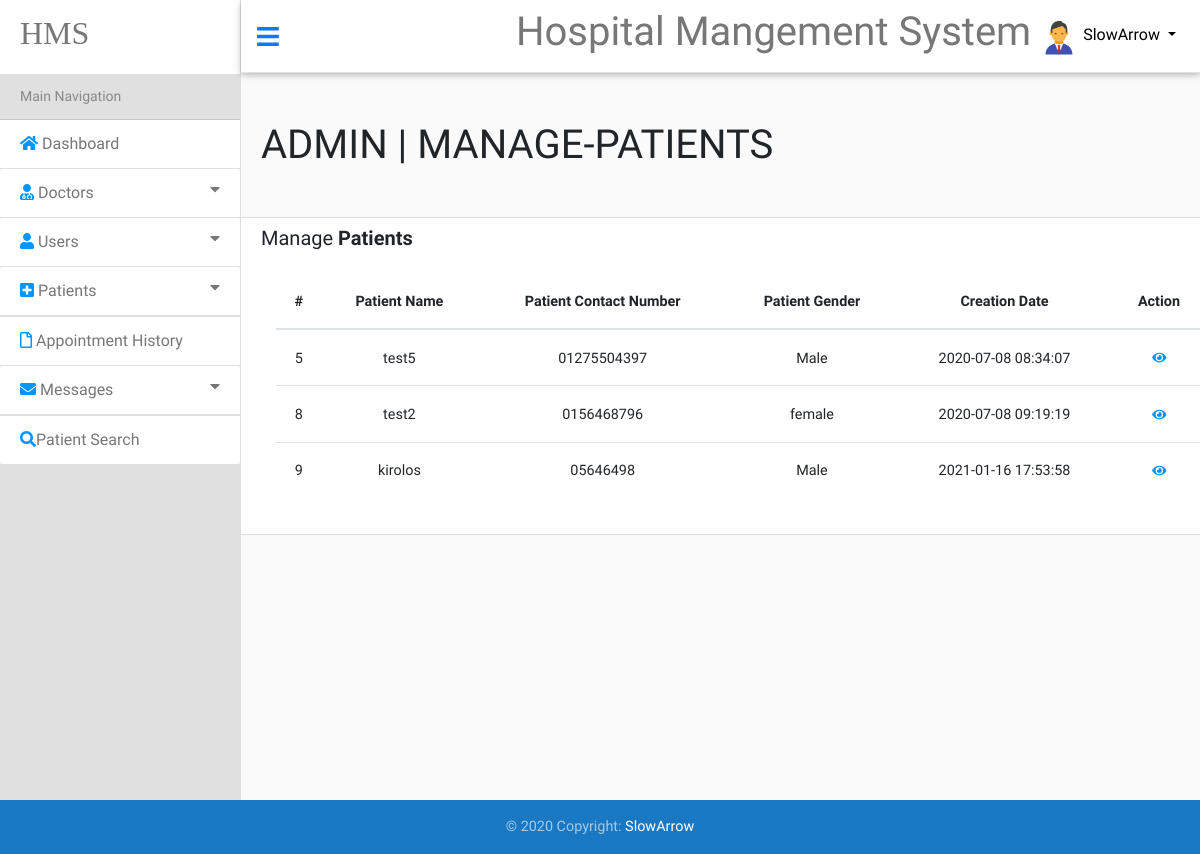
The page /System/Admin/Manage-Patients.php (signed in) on the database its author committed.
### tables this page shows
CREATE TABLE `patients` (
  `ID` int(11) NOT NULL,
  `Doc_ID` int(11) NOT NULL,
  `Patient_Name` varchar(255) NOT NULL,
  `Patient_Contact` varchar(255) NOT NULL,
  `Patient_Email` varchar(255) NOT NULL,
  `Patient_Gender` tinyint(1) NOT NULL,
  `Patient_Address` varchar(255) NOT NULL,
  `Patient_Age` int(11) NOT NULL,
  `Patient_mHistory` text NOT NULL,
  `Creation_Date` datetime NOT NULL
);

### System/Class/Helper.php (called while the page is built, shortened)
<?php
    class Helper{
        public function getPageName(){
            $curPageName = substr($_SERVER["SCRIPT_NAME"],strrpos($_SERVER["SCRIPT_NAME"],"/")+1);
            $curPageName = substr($curPageName,0,strpos($curPageName,"."));
            return $curPageName;
        }
    }
    $helper = new Helper();
?>

### System/Admin/Database/Connection.php (called while the page is built, shortened)
<?php
    class Connection{
        function __construct($dbName = "Hospital_Mangement_System", $host = "localhost", $username = 'root', $pass = 'root', $options = []){
            try{
                $this->con = new PDO("mysql:host={$host};dbname={$dbName};charset=utf8",$username,$pass,$options);
            } catch(PDOException $e){
                throw new Exception($e->getMessage());
            }
        }
    }
?>

### System/Class/Patient.php (called while the page is built, shortened)
<?php
    require_once 'Database/Database.php';
    class Patient extends Database{
        public function getPatients(){
            $sql = "SELECT * FROM Patients";
            return $this->getRows($sql);
        }
    }
    $patient = new Patient();
?>

### System/Admin/Database/Database.php (called while the page is built, shortened)
<?php
    require_once "Connection.php";
    class Database extends Connection{
        public function getRows($sql,$para=[]){
            try{
                $stmt = $this->con->prepare($sql);
                $stmt->execute($para);
                return $stmt->fetchAll();
            } catch(PDOException $e){
                throw new Exception($e->getMessage());
            }
        }
    }

### System/Admin/Manage-Patients.php (the view, shortened to what this page needs)
<?php
    include "init.php";
    if(isset($_SESSION['Admin'])){
        include "../Class/Patient.php";
        $page = isset($_GET['page']) ? $_GET['page'] : "manage";
        if($page == "manage"){
?>
            <div class='userPage'>
                <h1>ADMIN | <?php echo strtoupper($helper->getPageName()); ?></h1>
                <div class='DashboardBox'>
                <p style="margin:5px 20px;font-size:20px">Manage <span style='font-weight:bold'>Patients</span></p>
                    <div class='container Appointment'>
                        <div class='table-responsive'>
                        <table class='table table-hover'>
                            <thead>
                                <tr>
                                    <th scope='col'>#</th>
                                    <th scope='col'>Patient Name</th>
                                    <th scope='col'>Patient Contact Number</th>
                                    <th scope='col'>Patient Gender</th>
                                    <th scope='col'>Creation Date</th>
                                    <th scope='col'>Action</th>
                                </tr>
                            </thead>
                            <tbody>
                                <?php
                                    foreach($patient->getPatients() as $data){
                                        echo "<tr>";
                                            echo "<td>".$data['ID']."</td>";
                                            echo "<td>".$data['Patient_Name']."</td>";
                                            echo "<td>".$data['Patient_Contact']."</td>";
                                            echo "<td>";
                                                echo $data['Patient_Gender']==0?"Male" : "female";
                                            echo"</td>";
                                            echo "<td>".$data['Creation_Date']."</td>";
                                            echo "<td>";
                                                echo "<a href='?page=view&id=".$data['ID']."'><i class='fa fa-eye' style='color:#0095FF;font-size:13px'><i>";
                                            echo "</td>";
                                        echo "</tr>";
                                    }
                                ?>
                            </tbody>
                        </table>
                        </div>
                    </div>
                </div>
            </div>
        </div>
        </div>
    <?php
        } else if($page == 'view'){
            $id = isset($_GET['id']) ? intval($_GET['id']) : -1;
            if(!$patient->getSpecificData($id)){
                echo "<h1 class='text-center' style='font-size:55px'>Error 404 :(</h1>";
                $helper->redirect("Dashboard.php",2);
            }
            $patientData = $patient->getSpecificData($id);
            include "../Class/medicalHistory.php";
            if($_SERVER['REQUEST_METHOD']=='POST'){
                $bp         = filter_var($_POST['bp'],FILTER_SANITIZE_STRING);
                $bs         = filter_var($_POST['bs'],FILTER_SANITIZE_STRING);
                $weight     = filter_var($_POST['weight'],FILTER_SANITIZE_STRING);
                $bt         = filter_var($_POST['bt'],FILTER_SANITIZE_STRING);
                $Pscp       = filter_var($_POST['Prescription'],FILTER_SANITIZE_STRING);
                if($MH->addMedical($id,$bp,$bs,$weight,$bt,$Pscp)){
                    $success = true;
                }
            }
            ?>
            <div class='userPage'>
                <h1>ADMIN | <?php echo strtoupper($helper->getPageName()); ?></h1>
                <div class='DashboardBox'>
                    <div class='container'>
                        <h5>Manage Patient</h5>
                        <?php if(isset($success)) echo "<p style='color:green'>Medical History Added Succesfully</p>"; ?>
                        <table class="manage-table table table-bordered">
                            <tr class='text-center'>
                                <td colspan="4" style="font-size:20px">Patient Details</td>
                            </tr>
                            <tr>
                            <th>Patient Name</th>
                            <td><?php echo $patientData['Patient_Name']; ?></td>
                            <th>Patient Email</th>
                            <td><?php echo $patientData['Patient_Email']; ?></td>
                        </tr>
                        <tr>
                            <th>Patient Mobile Number</th>
                            <td><?php echo $patientData['Patient_Contact']; ?></td>
                            <th>Patient Address</th>
                            <td><?php echo $patientData['Patient_Address']; ?></td>
                        </tr>
                            <tr>
                            <th>Patient Gender</th>
                            <td><?php echo $patientData['Patient_Gender']==0?"Male":"Female"; ?></td>
                            <th>Patient Age</th>
                            <td>25</td>
                        </tr>
                        <tr>
                            <th>Patient Medical History(if any)</th>
                            <td><?php echo $patientData['Patient_mHistory']==''?'There is No Medical History':$patientData['Patient_mHistory']; ?></td>
                            <th>Patient Reg Date</th>
                            <td><?php echo $patientData['Creation_Date']; ?></td>
                        </tr>
                        </table>
                        <?php if(empty($MH->getAllData($id))){
                                echo "<div class='alert alert-info text-center'>There is No Medical Histroy</div>";
                            } else { ?>
                        <table id="datatable" class="manage-table table table-bordered dt-responsive nowrap" style="border-collapse: collapse; border-spacing: 0; width: 100%;">
                            <tr align="center">
                            <td colspan="8" class='text-center'><h5>Medical History</h5></td>
                            </tr>
                            <tr>
                            <th>#</th>
                            <th>Blood Pressure</th>
                            <th>Weight</th>
                            <th>Blood Sugar</th>
                            <th>Body Temprature (°C)</th>
                            <th>Medical Prescription</th>
                            <th>Visit Date</th>
                            </tr>
                            <?php
                                foreach($MH->getAllData($id) as $data){
                                    echo "<tr>";
                                        echo "<td>".$data['ID']."</td>";
                                        echo "<td>".$data['BloodPressure']."</td>";
                                        echo "<td>".$data['BloodSugar']."</td>";
                                        echo "<td>".$data['Weight']."</td>";
                                        echo "<td>".$data['Temprature']."</td>";
                                        echo "<td>".$data['MedicalPres']."</td>";
                                        echo "<td>".$data['Creation_Date']."</td>";
                                    echo "</tr>";
                                }
                            ?>
                        </table>
                        <?php } ?>
                    </div>
                </div>
            </div>
        </div>
        </div>
            <?php
        }
    ?>
<footer class="page-footer font-small blue">
  <div class="footer-copyright text-center py-3">© 2020 Copyright:
    <a href="https://www.facebook.com/Kirolos.Yossef23" target='_blank'>SlowArrow</a>
  </div>
</footer>
<?php
    } else {
        $helper->redirect("http://127.0.0.1/Hospital%20Mangement%20System/");
    }
    include $tpl . "footer.php";
    ?>

### System/Admin/Design/Css/style.css (style rules this page uses)
* { font-family: 'Ropa Sans', sans-serif; box-sizing: border-box; }
th { font-weight: bold !important; }
.userPage h1 { margin:48px 20px; }
.userPage .DashboardBox { width:100%; background:#FFF; border-top:1px solid #DDD; border-bottom:1px solid #DDD; }
.userPage .DashboardBox svg { text-align: center; font-size: 40px; }
.userPage .DashboardBox .container { margin: 20px !important; }
.userPage .DashboardBox .Appointment { text-align: center;; }
.userPage .DashboardBox .Appointment a { color:#F00 }
.admin table.table th, table.table td { padding-top:0px; padding-bottom:0px; }

### rows shown on the page
patients: ID "5", Patient_Name "test5", Patient_Contact "01275504397", Patient_Gender "Male", Creation_Date "2020-07-08 08:34:07"
patients: ID "8", Patient_Name "test2", Patient_Contact "0156468796", Patient_Gender "female", Creation_Date "2020-07-08 09:19:19"
patients: ID "9", Patient_Name "kirolos", Patient_Contact "05646498", Patient_Gender "Male", Creation_Date "2021-01-16 17:53:58"

### other values the page prints
$_SESSION['Admin'] "SlowArrow"
$helper->getPageName() "MANAGE-PATIENTS"
